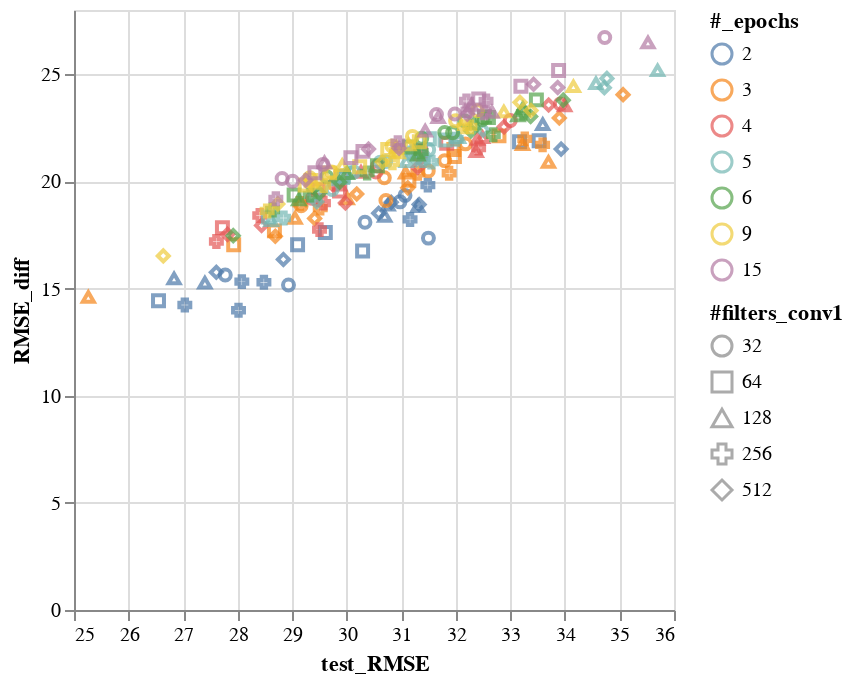

This figure's notebook cell:
### Markdown cell above
Results from the most recent tuning group were viewed below.

### Code cell
print(loops.keys())
plot_results(pd.DataFrame(record), list(loops.keys()))

# display(plot_results(pd.DataFrame(record), ['#filters_conv1', '#filters_conv2']))
# display(plot_results(pd.DataFrame(record), ['#filters_conv2', 'filter_size_conv2']))

### Figure 1 — Vega-Lite specification as saved in the notebook (floating-point values rounded to 4 significant figures; data arrays with more than 128 entries replaced by an {"elided": "..."} marker saying what was removed)
{"config": {"view": {"continuousWidth": 300, "continuousHeight": 300}}, "data": {"name": "data-0fe3b24b44d5f4f2e0d268290d0b6aae"}, "mark": {"type": "point"}, "encoding": {"color": {"field": "#_epochs", "type": "nominal"}, "shape": {"field": "#filters_conv1", "type": "nominal"}, "x": {"field": "test_RMSE", "scale": {"zero": false}, "type": "quantitative"}, "y": {"field": "RMSE_diff", "type": "quantitative"}}, "$schema": "https://vega.github.io/schema/vega-lite/v5.20.1.json", "datasets": {"data-0fe3b24b44d5f4f2e0d268290d0b6aae": {"elided": "210 records"}}}
